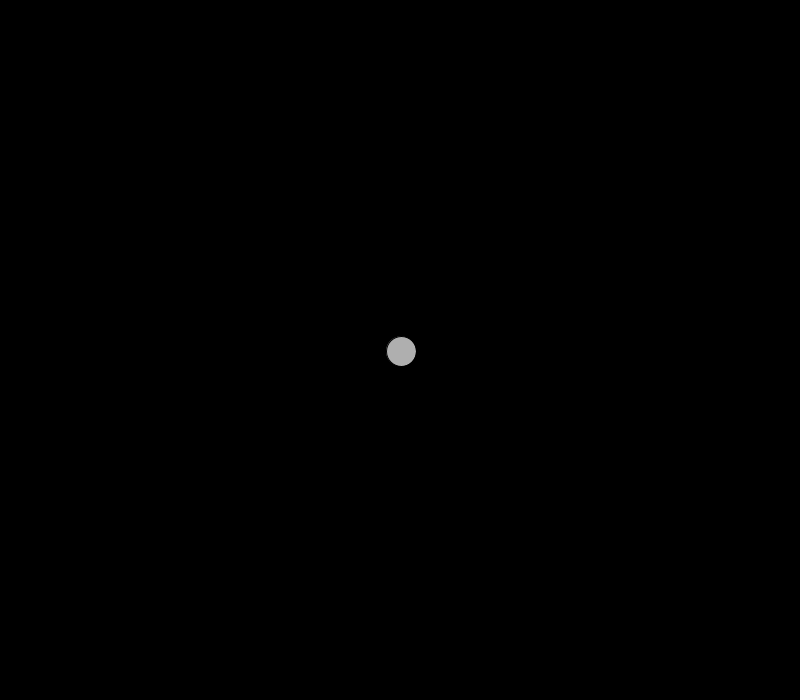
Frame 1 (no input)
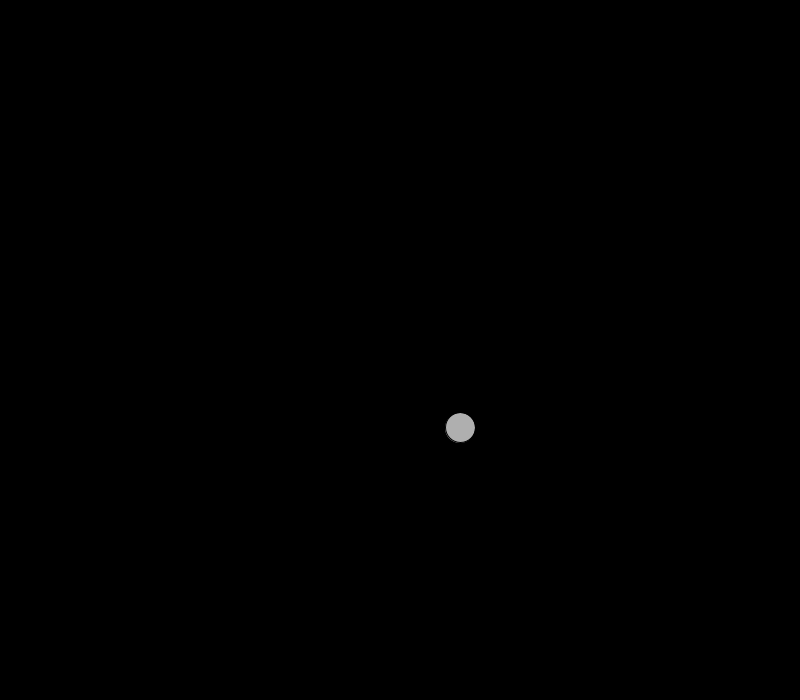
Frame 60 (the mouse pressed at the canvas centre just before this capture)
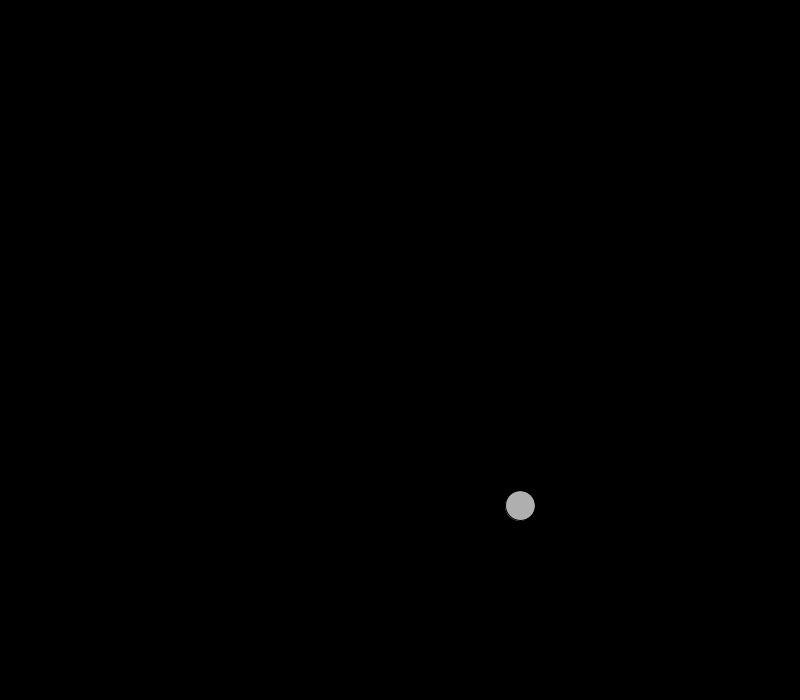
Frame 120 (the mouse held since frame 60 and released just before this capture)

The Processing sketch that drew these frames (run headless with seeded random() and noise(); from frame 60 on, the mouse is pressed at the canvas centre):

// Processing sketch: BoundingBall
// ── BoundingBall.pde
class BouncingBall{
  PVector position, velocity;
  
  BouncingBall(){
    position = new PVector(width/2, height/2);
    velocity = new PVector(1, 1.3);
  }
  
  void display(){
    position.add(velocity);
    
    if((position.x > width) || (position.x < 0)){
      velocity.x *= -1;
    }
    
    if((position.y > height) || (position.y < 0)){
      velocity.y *= -1;
    }
    
    background(0);
    stroke(0);
    fill(175);
    ellipse(position.x, position.y, 30, 30);
    
  }
}

BouncingBall ball;

void setup(){
  size(800, 700);
  background(0);
  frameRate(240);
  ball = new BouncingBall();
}

void draw(){
  ball.display();
}
